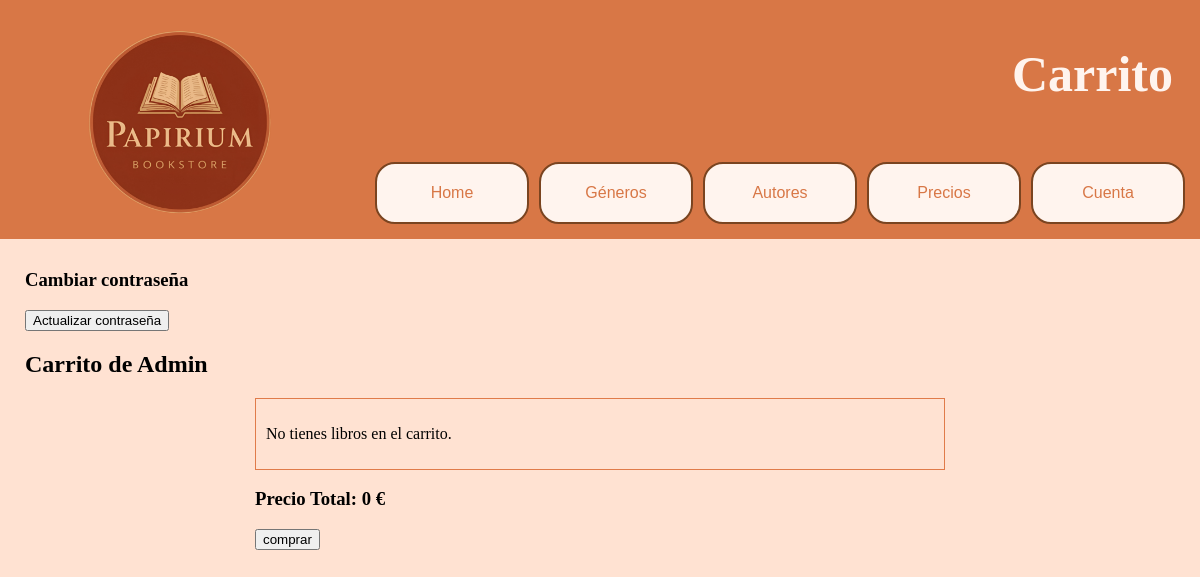
Before: /app/carrito/ (signed in) with the older database file.
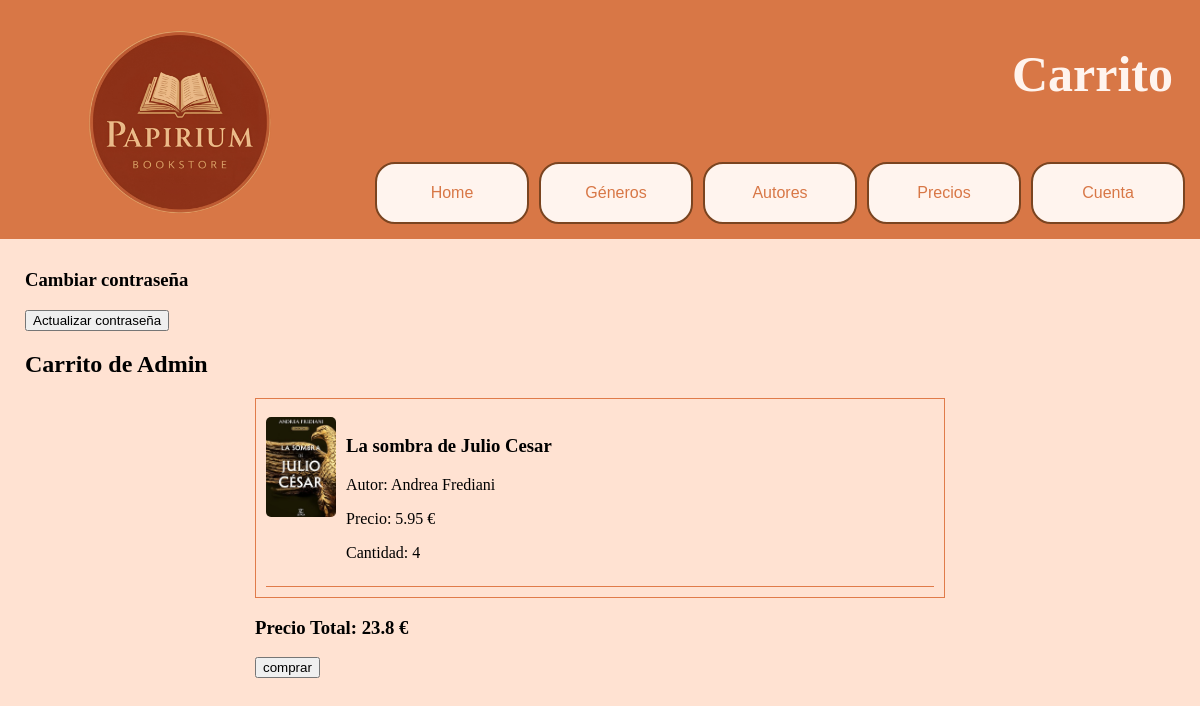
After: the same page with the newer database file.
### appLibreria/models.py (models this page shows, shortened)
class Carrito(models.Model):
    usuario=models.OneToOneField(User, on_delete=models.CASCADE)
    @property
    def total(self):
        return sum(item.libro.precio * item.cantidad for item in self.items.all()) #EN vez de atributo es funcion, mas exacto y mas facil de utilizar

class CarritoItem(models.Model):
    carrito = models.ForeignKey('Carrito', related_name='items', on_delete=models.CASCADE)#Para invocar los libros que contiene el carrito utilizamos items
    libro = models.ForeignKey(Libro, on_delete=models.CASCADE)
    cantidad = models.PositiveIntegerField(default=1)

class Libro(models.Model):
    isbn=models.CharField(max_length=13,primary_key=True)
    titulo=models.CharField(max_length=100)
    imagen=models.ImageField(upload_to='',null=True)#El uploadto es si en media tenemos subcarpetas deberiamos de especificar pero en este caso no
    descripcion=models.CharField(max_length=300)
    fecha_publicacion=models.DateField()#Importante: No hay en django una función que solo se pueda poner año y mes
    precio=models.FloatField()
    num_paginas=models.IntegerField()
    stock=models.IntegerField()
    autor=models.ForeignKey(Autor,on_delete=models.CASCADE)
    editorial=models.ForeignKey(Editorial,on_delete=models.CASCADE)
    class Genero(models.TextChoices):
        historico= "H", "Historico" #Se pone dos veces ya que el primer valor es lo que se guarda en la bd y la segunda lo que se vera en las templates
        romance= "R", "Romance"
        accion= "A", "Acción"
        fantasia= "F", "Fantasía"
    genero=models.CharField(max_length=1,choices=Genero.choices)#Se limita la elección a las de genero
    class Idioma(models.TextChoices):
        espaniol="ESP", "Español"
        euskera="EUS", "Euskera"
        ingles="ENG", "Ingles"
    idioma=models.CharField(max_length=3,choices=Idioma.choices)

class Autor(models.Model):
    nombre=models.CharField(max_length=50)#No se pone la id por que la base de datos asigna automaticamente la id

### appLibreria/views.py (the view)
# urls.py: path('carrito/', views.ver_carrito, name='ver_carrito'),
@login_required
def ver_carrito(request):
    carrito ,creado = models.Carrito.objects.get_or_create(usuario=request.user)# Esta con coma ya que aqui se crea el carrito una vez que el usuario accede por primera vez o detecta si esta creado, por lo tanto el carrito sería el tipo de item y el creado es true o false
    items=carrito.items.all()#Obtenemos los libros con su precio y la cantidad de los mismos
    context = {
        'usuario': request.user,
        'carrito': carrito,
        'items':items,
        'total': carrito.total
    }
    return render(request, "carrito.html", context)

### appLibreria/templates/carrito.html (shortened to what this page needs)
{% extends "base.html"%}
{% block titleXD %}Carrito{%endblock%}
{%block main%}
<main>
    <div >
        <h3>Cambiar contraseña</h3>
        <form method="post" action="{% url 'actualizar_contraseña' %}">
            <button type="submit">Actualizar contraseña</button>
        </form>
    </div>
    <h2>Carrito de {{usuario.username}}</h2>
    <div class="carrito-contenedor">
        <div class="carrito-lista">
            {% if carrito.items.all %}
                {% for item in carrito.items.all %}
                <div class="carrito-item">
                    <img class="carrito-imagen"
                         src="{{ item.libro.imagen.url }}"
                         alt="{{ item.libro.titulo }}">
                    <div class="carrito-info">
                        <h3>{{ item.libro.titulo }}</h3>
                        <p>Autor: {{ item.libro.autor.nombre }}</p>
                        <p class="precio">Precio: {{ item.libro.precio }} €</p>
                        <p>Cantidad: {{ item.cantidad }}</p>
                    </div>
                </div>
                {% endfor %}
            {% else %}
                <p>No tienes libros en el carrito.</p>
            {% endif %}
        </div>
        <h3>Precio Total: {{carrito.total}} €</h3>
        <form action="{%url 'comprar'%}" method="post">
            <button type="submit">comprar</button>
        </form>
</main>
{%endblock%}

### appLibreria/templates/base.html (shortened to what this page needs)
<!DOCTYPE html>
<html lang="es">
{% load static %}
<head>
    <link rel="stylesheet" href="{% static 'css/style.css' %}">
</head>
<body>
    <header id="headerBase">
        <aside class="centradoEnMedio" >
            <img src="{% static 'imgs/Papirium_LogoCuadTxiki.png' %}" alt="Logo"
            height=220 width=220>
        </aside>
        <section>
            <h1 id="TituloPagina">
               {% block titleXD %} <b>Titulo de base </b>{% endblock %}
            </h1>
            <div id="agrupBotonesHeader">
                <a class="botonHeader" href="{% url 'antiguedad' %}">
                    <div >Home</div>
                </a>
                <a class="botonHeader" href="{% url 'generoTodosLibros' %}">
                    <div>Géneros</div>
                </a>
                <a class="botonHeader" href="{% url 'busqueda_autores' %}">
                    <div >Autores</div>
                </a>
                <a class="botonHeader" href="{% url 'precioTodosLibros' %}">
                    <div >Precios</div>
                </a>
                <a class="botonHeader" href="{% url 'ver_carrito' %}">
                    <div >Cuenta </div>
                </a>
            </div>
        </section>
    </header>
    {% block main %}
    {% endblock %}
</body>
</html>

### appLibreria/static/css/style.css (style rules this page uses)
body { background-color: #ffe2d2; margin:0; min-width: 830px; }
#headerBase { background-color: #d87746; margin-bottom: 30px; display: grid; grid-template-columns: 30% 70%; }
#agrupBotonesHeader { display: flex; flex-direction: row; flex:1; gap: 10px; padding: 15px; }
#TituloPagina { text-align: right; color:#fff4ee; margin-right: 2vw; font-size: 50px; padding: 3px; }
.botonHeader { display: flex; flex:1; text-align: center; justify-content: center; align-items: center; border-radius: 20px; text-decoration: none; font-family: 'Trebuchet MS', 'Lucida Sans Unicode', 'Lucida Grande', 'Lucida Sans', Arial, sans-serif; font-weight: normal; font-size: 16px; background-color:#fff4ee; border: solid 2px #7a4420; color:#d87746; padding: 20px; }
main { padding: 25px; padding-top: 0px; }
.centradoEnMedio { display: flex; justify-content: center; text-align: center; align-items: center; }
.carrito-contenedor { width: 60%; margin: 0 auto; }
.carrito-lista { max-height: 250px; overflow-y: auto; border: 1px solid #e07b4a; padding: 10px; }
.carrito-item { display: flex; gap: 10px; border-bottom: 1px solid #e07b4a; padding: 8px 0; }
.carrito-imagen { width: 70px; height: 100px; object-fit: cover; border-radius: 5px; }

Changed rows visible on the page:
added CarritoItem: libro.imagen (picture), libro.titulo "La sombra de Julio Cesar", libro.autor.nombre "Andrea Frediani", libro.precio "5.95", cantidad "4"
computed for Carrito: total "0" → "23.8"
Other visible differences:
text no longer shown: "No tienes libros en el carrito."
